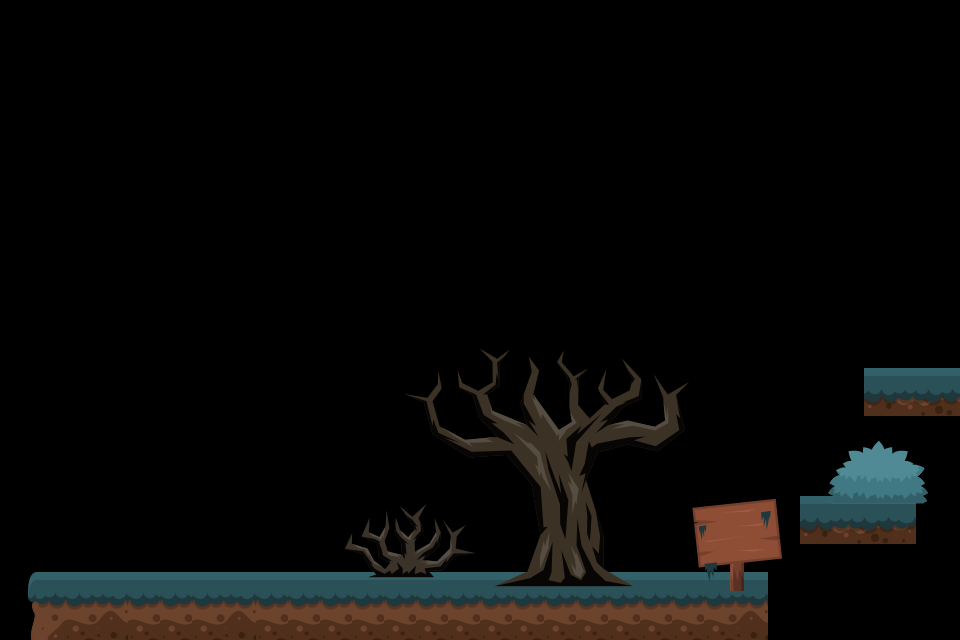

Below is a game level as drawn by its tile map, then a one-line description and the .tmx that defines it (tile-layer data replaced by summaries):
An orthogonal 30x20 tile map with 32x32 px tiles, 2 tile layers (Firstlayer, Secondlayer) and 4 objects (3x TerraCol, Box).

<map version="1.0" orientation="orthogonal" renderorder="right-down" width="30" height="20" tilewidth="32" tileheight="32" nextobjectid="57">
 <tileset firstgid="1" name="titles" tilewidth="32" tileheight="32">
  <image source="img/Tiles/titles.png" width="1793" height="1508" />
 </tileset>
 <layer name="Firstlayer" width="30" height="20">
  <data>[600 cells, 86 non-empty, 20 distinct tile ids]</data>
 </layer>
 <layer name="Secondlayer" width="30" height="20">
  <data>[600 cells, 105 non-empty, 105 distinct tile ids]</data>
 </layer>
 <objectgroup name="ObjectLayer">
  <object id="5" name="TerraCol" x="29" y="583" width="740" height="54" />
  <object id="22" name="TerraCol" x="800" y="506" width="115" height="38" />
  <object id="24" name="TerraCol" x="864.5" y="377" width="115" height="38" />
  <object id="55" name="Box" x="222" y="487" width="107" height="94" />
 </objectgroup>
</map>